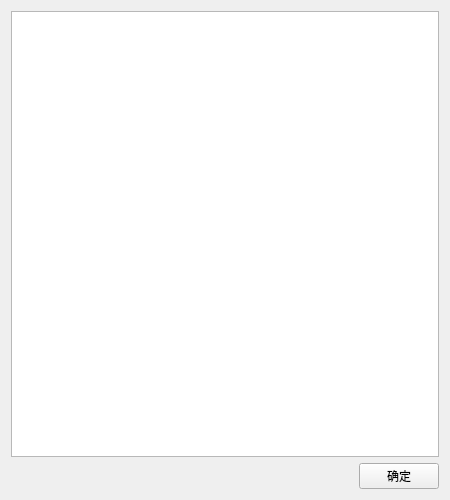
<?xml version="1.0" encoding="UTF-8"?>
<ui version="4.0">
 <class>ChessRule</class>
 <widget class="QWidget" name="ChessRule">
  <property name="geometry">
   <rect>
    <x>0</x>
    <y>0</y>
    <width>450</width>
    <height>500</height>
   </rect>
  </property>
  <property name="windowTitle">
   <string>Form</string>
  </property>
  <layout class="QGridLayout" name="gridLayout">
   <item row="0" column="0">
    <widget class="QTextBrowser" name="textBrowser"/>
   </item>
   <item row="1" column="0">
    <layout class="QHBoxLayout" name="horizontalLayout">
     <item>
      <spacer name="horizontalSpacer">
       <property name="orientation">
        <enum>Qt::Horizontal</enum>
       </property>
       <property name="sizeHint" stdset="0">
        <size>
         <width>40</width>
         <height>20</height>
        </size>
       </property>
      </spacer>
     </item>
     <item>
      <widget class="QPushButton" name="pushButton">
       <property name="text">
        <string>确定</string>
       </property>
      </widget>
     </item>
    </layout>
   </item>
  </layout>
 </widget>
 <resources/>
 <connections/>
</ui>
